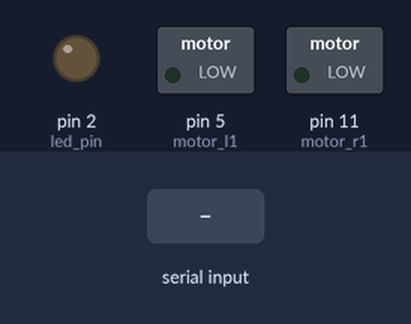
Simulated run of this sketch. Board: Arduino Uno, built with avr-gcc and run on an emulated ATmega328P. On the bench: switched loads named in the sketch (green lamp = pin HIGH), output pins drawn as LEDs (lit = HIGH). Inputs (shaded band) come from the test bench.

Above: at 1.2 s.
1.3 s: "w\n" received over Serial
At 2.1 s:
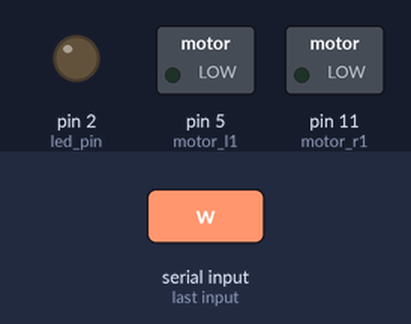
2.8 s: "a\n" received over Serial
At 3.2 s:
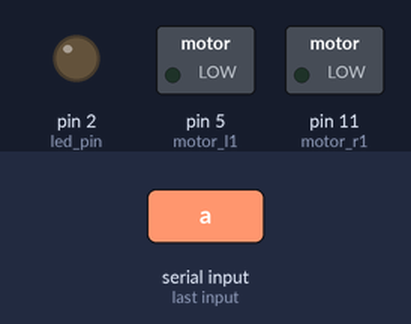
4.3 s: "d\n" received over Serial
At 5.5 s:
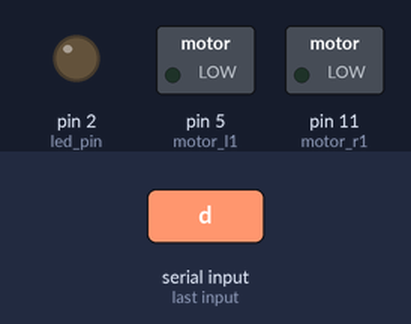
5.8 s: "l\n" received over Serial
At 6.6 s:
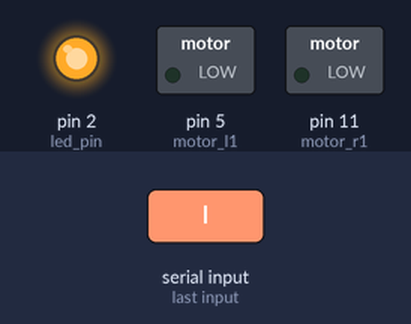
Timing chart, 0 to 8.8 s (numbered marks = the images above; inputs shaded):
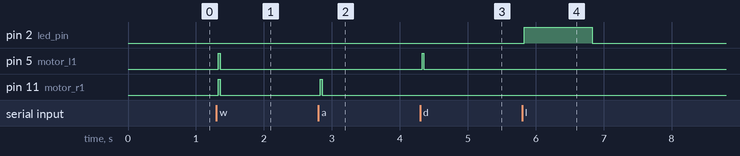

The sketch:

Controller.ino
```cpp
#include "Headers.h"

// Definindo Led de Estado do Microfone
#define led_pin 2

// Definindo Entrada do Motor Esquerdo
#define motor_l1 5
#define motor_l2 6

// Definindo Entrada do Motor Direto
#define motor_r1 11
#define motor_r2 10

// Definindo Entrada do Sensor Ultrasonico
#define trigger 7
#define echo 8

// Definindo Força do Motor - PWM
#define motorPower 255

// Definindo delayTime de Espera entre Estados
int delayTime = 30;

// Definindo estado do requerimento da comunicação serial
String req = "";

// Inicialização
void setup() {
  // Inicia a comunicação Serial
  Serial.begin(115200);

  // Define Entradas e Saidas
  pinMode(trigger,OUTPUT);
  pinMode(echo,INPUT);
  pinMode(led_pin,OUTPUT);

  // Inicia Estado do Sensor
  digitalWrite(trigger,LOW);
}

// Loop Principal
void loop() {
  // Verifica se existe novos dados no buffer Serial
  if (Serial.available() > 0) {

    // Lê Buffer Serial - Valor da letra recebida em ASCII
    req = getMessage();

    if (req == "w") {
      controlMotors(255,0,255,0,25);
    }

    if (req == "a") {
      controlMotors(255,0,0,255,25);
    }

    if (req == "s") {
      controlMotors(0,255,0,255,25);
    }

    if (req == "d") {
      controlMotors(0,255,255,0,25);
    }

    if (req == "sensor") {
      float sensor = sensorDistance();
      String str = String(sensor);
      clearSerial();
      Serial.println(str);
    }

    if (req == "l"){
      ledControl();
    }

    if (req == "backward"){
      controlMotors(0,255,0,255,800);
    }

    if (req == "forward"){
      controlMotors(255,0,255,0,800);
    }

    if (req == "left"){
      controlMotors(255,0,0,255,300);
    }

    if (req == "right"){
      controlMotors(0,255,255,0,300);
    }
  }
}

double sensorDistance(){
  digitalWrite(trigger,HIGH);
  delayMicroseconds(10);
  digitalWrite(trigger,LOW);
  double pulseDelta = pulseIn(echo, HIGH);
  double dist = (pulseDelta / 29.4)/2;
  return dist;
}

void controlMotors(int powerA, int powerB, int powerC, int powerD, int time){
  analogWrite(motor_r1, powerA);
  digitalWrite(motor_r2, powerB);

  analogWrite(motor_l1, powerC);
  digitalWrite(motor_l2, powerD);
  delay(time);
  motorStop();
}

void motorStop() {
  digitalWrite(motor_r1, LOW);
  digitalWrite(motor_r2, LOW);
  digitalWrite(motor_l1, LOW);
  digitalWrite(motor_l2, LOW);
}

bool ledControl(){
  digitalWrite(led_pin, HIGH);
  delay(1000);
  digitalWrite(led_pin, LOW);
}

String getMessage(){
  char currentByte = "";
  String message = "";
  while(Serial.available() > 0){
    currentByte = Serial.read();
    if(currentByte != '\n'){
      message.concat(currentByte);
    }
    delay(15);
  }
  return message;
}

void clearSerial(){
  while(Serial.available()>0){
    Serial.read();
  }
  delay(15);
}
```

Headers.h
```cpp
double sensorDistance();
void motorFoward();
void motorBackward();
void motorRight();
void motorLeft();
void motorStop();
bool ledControl(bool status);
String getMessage();
```

Measured:
- after the input at 1.3 s, pin 5 (motor_l1), pin 11 (motor_r1): LOW → HIGH at once, → LOW 0.03 s later
- after the input at 2.8 s, pin 11 (motor_r1): LOW → HIGH at once, → LOW 0.03 s later
- after the input at 4.3 s, pin 5 (motor_l1): LOW → HIGH at once, → LOW 0.03 s later
- after the input at 5.8 s, pin 2 (led_pin): LOW → HIGH at once, → LOW 1.0 s later
